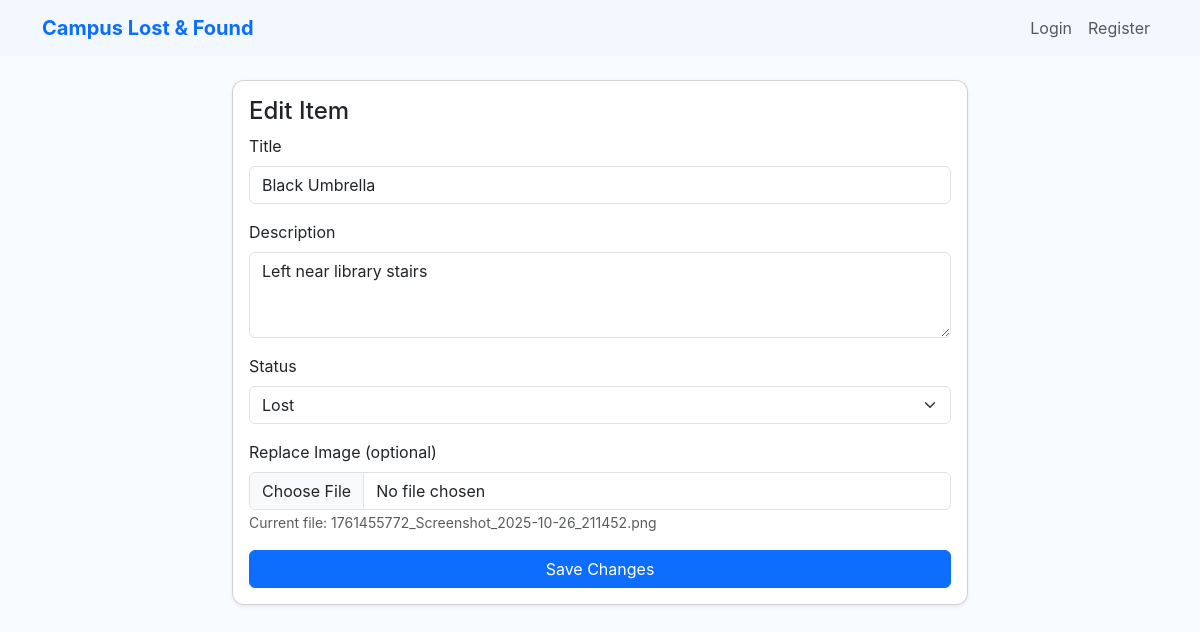
The app's page /item/1/edit (signed in) with its own data.
### app.py (models this page shows)
class Item(db.Model):
    id = db.Column(db.Integer, primary_key=True)
    title = db.Column(db.String(200), nullable=False)
    description = db.Column(db.Text, nullable=True)
    status = db.Column(db.String(20), nullable=False)  # 'lost' or 'found'
    owner_email = db.Column(db.String(200), nullable=False)
    image_filename = db.Column(db.String(300), nullable=True)
    created_at = db.Column(db.DateTime, default=datetime.utcnow)

### app.py (the view, shortened to what this page needs)
@app.route('/item/<int:item_id>/edit', methods=['GET','POST'])
def edit_item(item_id):
    if not current_user():
        flash("Please log in first.", "warning")
        return redirect(url_for('login_page'))
    item = Item.query.get_or_404(item_id)
    return render_template('edit_item.html', item=item)

### app.py (called while the page is built)
def current_user():
    user_email = session.get('user')
    if not user_email:
        return None
    return User.query.filter_by(email=user_email).first()

### templates/edit_item.html (shortened to what this page needs)
{% extends "base.html" %}
{% block content %}
<div class="row justify-content-center">
  <div class="col-md-8">
    <div class="card shadow-sm">
      <div class="card-body">
        <h4 class="card-title">Edit Item</h4>
        <form method="post" enctype="multipart/form-data">
          <div class="mb-3">
            <label class="form-label">Title</label>
            <input required name="title" class="form-control" value="{{ item.title }}">
          </div>
          <div class="mb-3">
            <label class="form-label">Description</label>
            <textarea name="description" class="form-control" rows="3">{{ item.description }}</textarea>
          </div>
          <div class="mb-3">
            <label class="form-label">Status</label>
            <select name="status" class="form-select">
              <option value="lost" {% if item.status=='lost' %}selected{% endif %}>Lost</option>
            </select>
          </div>
          <div class="mb-3">
            <label class="form-label">Replace Image (optional)</label>
            <input type="file" name="image" accept="image/*" class="form-control">
            {% if item.image_filename %}
              <small class="text-muted">Current file: {{ item.image_filename }}</small>
            {% endif %}
          </div>
          <div class="d-grid">
            <button class="btn btn-primary">Save Changes</button>
          </div>
        </form>
      </div>
    </div>
  </div>
</div>
{% endblock %}

### static/style.css (style rules this page uses)
body { font-family: Inter, system-ui, -apple-system, "Segoe UI", Roboto, "Helvetica Neue", Arial; }
.card { border-radius: 12px; }
.btn-primary { background-color: #0d6efd; border-color: #0d6efd; }
.bg-light { background-color: #f8fbff !important; }

### records on screen
Item: title "Black Umbrella", description "Left near library stairs", status "Lost", image_filename "1761455772_Screenshot_2025-10-26_211452.png"
